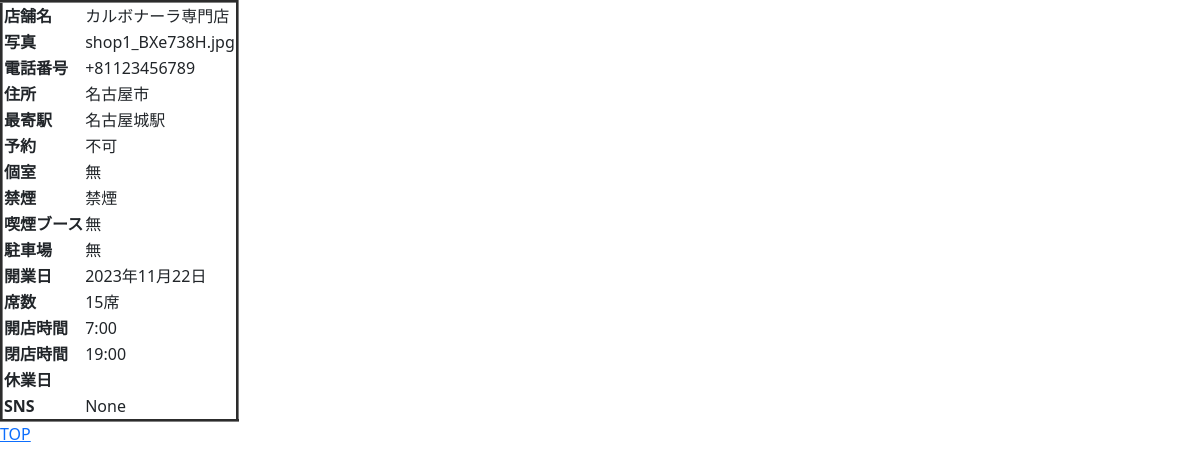
Page /nagoyameshi/detail/7 on the committed database.
### nagoyameshi/models.py (models this page shows)
class Shop(models.Model):
    GENRE_CHOICES = [
        ('和食', '和食'),
        ('洋食', '洋食'),
        ('魚介', '魚介'),
        ('ピザ・パスタ', 'ピザ・パスタ'),
        ('カレー', 'カレー'),
    ]
    CONDITIONS = [
        ('ベジタリアン', 'ベジタリアン'),
        ('ビーガン', 'ビーガン'),
        ('日本酒', '日本酒'),
        ('個室', '個室'),
        ('座敷', '座敷'),
        ('掘りごたつ', '掘りごたつ'),
        ('食べ放題', '食べ放題'),
        ('飲み放題', '飲み放題'),
        ('駐車場', '駐車場'),
    ]
    name = models.CharField(verbose_name="店名", max_length=50)
    image = models.ImageField(verbose_name="写真", blank=True, null=True, default="mysite/static/nagoyameshi/images/noImage.png")
    phonenumber = PhoneNumberField(verbose_name="電話番号", region='JP')
    address = models.CharField(verbose_name="住所", max_length=100)
    access = models.CharField(verbose_name="アクセス", max_length=100)
    neareststation = models.CharField(verbose_name="最寄駅", max_length=50)
    shop_reservation = models.BooleanField(verbose_name="予約")
    privateroom = models.BooleanField(verbose_name="個室")
    nosmoking = models.BooleanField(verbose_name="禁煙")
    smokingbooth = models.BooleanField(verbose_name="喫煙ブース")
    parking = models.BooleanField(verbose_name="駐車場")
    condition = models.CharField(verbose_name="こだわり条件", blank=True, max_length=50, choices=CONDITIONS)
    openingdate = models.DateField(verbose_name="開業日")
    seats = models.PositiveIntegerField(verbose_name="席数")
    opening_time = models.TimeField(verbose_name="開店時間")
    closing_time = models.TimeField(verbose_name="閉店時間")
    day_of_week = models.IntegerField(verbose_name="店休日", choices=WEEKDAY_CHOICES)
    sns = models.URLField(max_length=100, blank=True, null=True)
    budget = models.PositiveIntegerField(verbose_name="予算(円)")
    genre = models.CharField(verbose_name="ジャンル", max_length=20, choices=GENRE_CHOICES)
    created_at = models.DateField(auto_now_add = True)
    updated_at = models.DateField(auto_now = True)
    '''
    def __str__(self):
        image_tag.short_description = 'Image'
    '''
    def __str__(self):
        return(self.name)

### nagoyameshi/views.py (the view)
# urls.py: path('detail/<int:pk>', ShopDetail.as_view(), name='detail'),
class ShopDetail(DetailView):
    model = Shop

### nagoyameshi/templates/nagoyameshi/shop_detail.html (shortened to what this page needs)
{% load static%}
<!doctype html>
<html lang="ja">
<head>
    <link href="https://cdn.jsdelivr.net/npm/bootstrap@5.3.0/dist/css/bootstrap.min.css" rel="stylesheet">
</head>
<body>
    <table border="3">
        <tr><th>店舗名</th><td>{{object.name}}</td></tr>
        <tr><th>写真</th><td>{{object.image}}</td></tr>
        <tr><th>電話番号</th><td>{{object.phonenumber}}</td></tr>
        <tr><th>住所</th><td>{{object.address}}</td></tr>
        <tr><th>最寄駅</th><td>{{object.neareststation}}</td></tr>
        <tr><th>予約</th><td>{% if object.shop_reservation == False %}不可{% endif %}
                             {% if object.shop_reservation == True %}可{% endif %} </td></tr>
        <tr><th>個室</th><td>{% if object.privateroom == False %}無{% endif %}
                             {% if object.privateroom == True %}有{% endif %} </td></tr></td></tr>
        <tr><th>禁煙</th><td>{% if object.nosmoking == False %}喫煙可{% endif %}
                             {% if object.nosmoking == True %}禁煙{% endif %} </td></tr></td></tr>
        <tr><th>喫煙ブース</th><td>{% if object.smokingbooth == False %}無{% endif %}
                                  {% if object.smokingbooth == True %}有{% endif %} </td></tr></td></tr>
        <tr><th>駐車場</th><td>{% if object.parking == False %}無{% endif %}
                               {% if object.parking == True %}有{% endif %} </td></tr></td></tr>
        <tr><th>開業日</th><td>{{object.openingdate}}</td></tr>
        <tr><th>席数</th><td>{{object.seats}}席</td></tr>
        <tr><th>開店時間</th><td>{{object.opening_time}}</td></tr>
        <tr><th>閉店時間</th><td>{{object.closing_time}}</td></tr>
        <tr><th>休業日</th><td>{{object.ay_of_week}}</td></tr>
        <tr><th>SNS</th><td>{{object.sns}}</td></tr>
    </table>
        <a href="{% url 'top' %}">TOP</a>
    </body>
</html>

### rows in the picture
Shop: name "カルボナーラ専門店", image "shop1_BXe738H.jpg", phonenumber "+81123456789", address "名古屋市", neareststation "名古屋城駅", openingdate "2023年11月22日", seats "15", opening_time "7:00", closing_time "19:00", sns "None"
